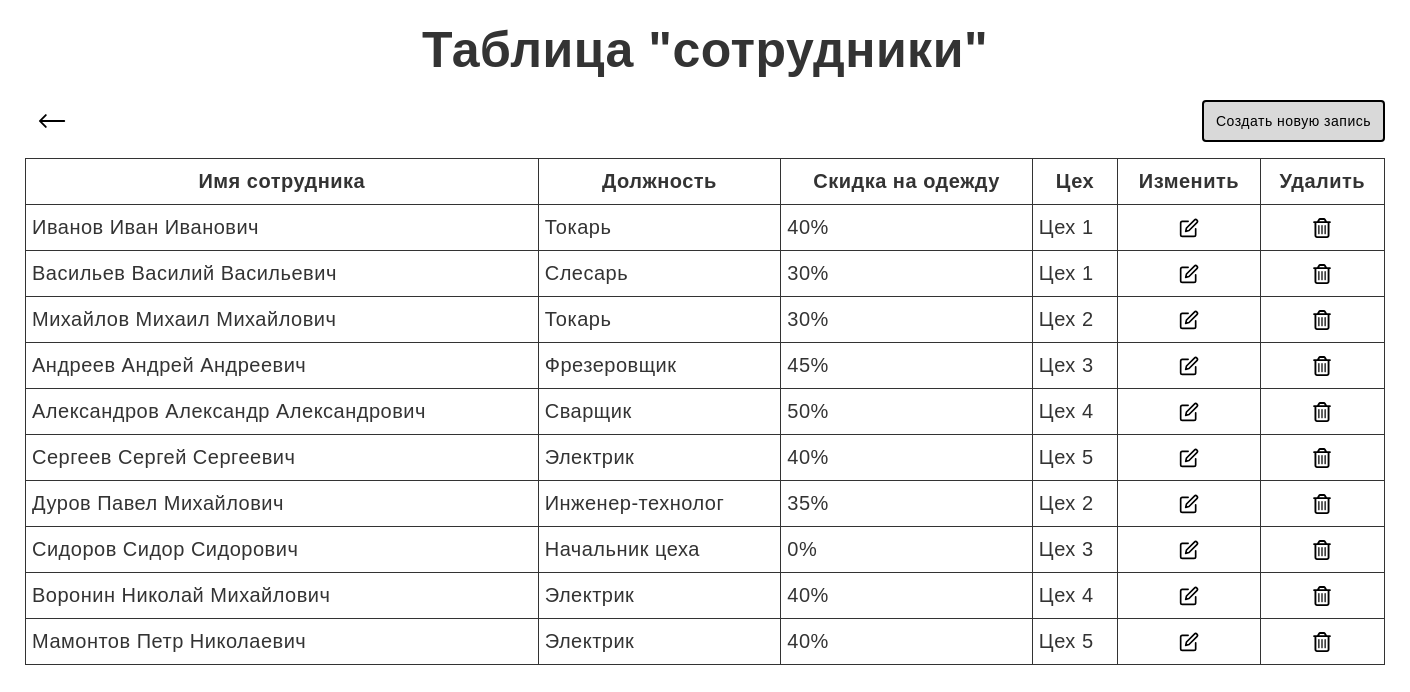
The page /tables/employees/index.php on the database as committed earlier.
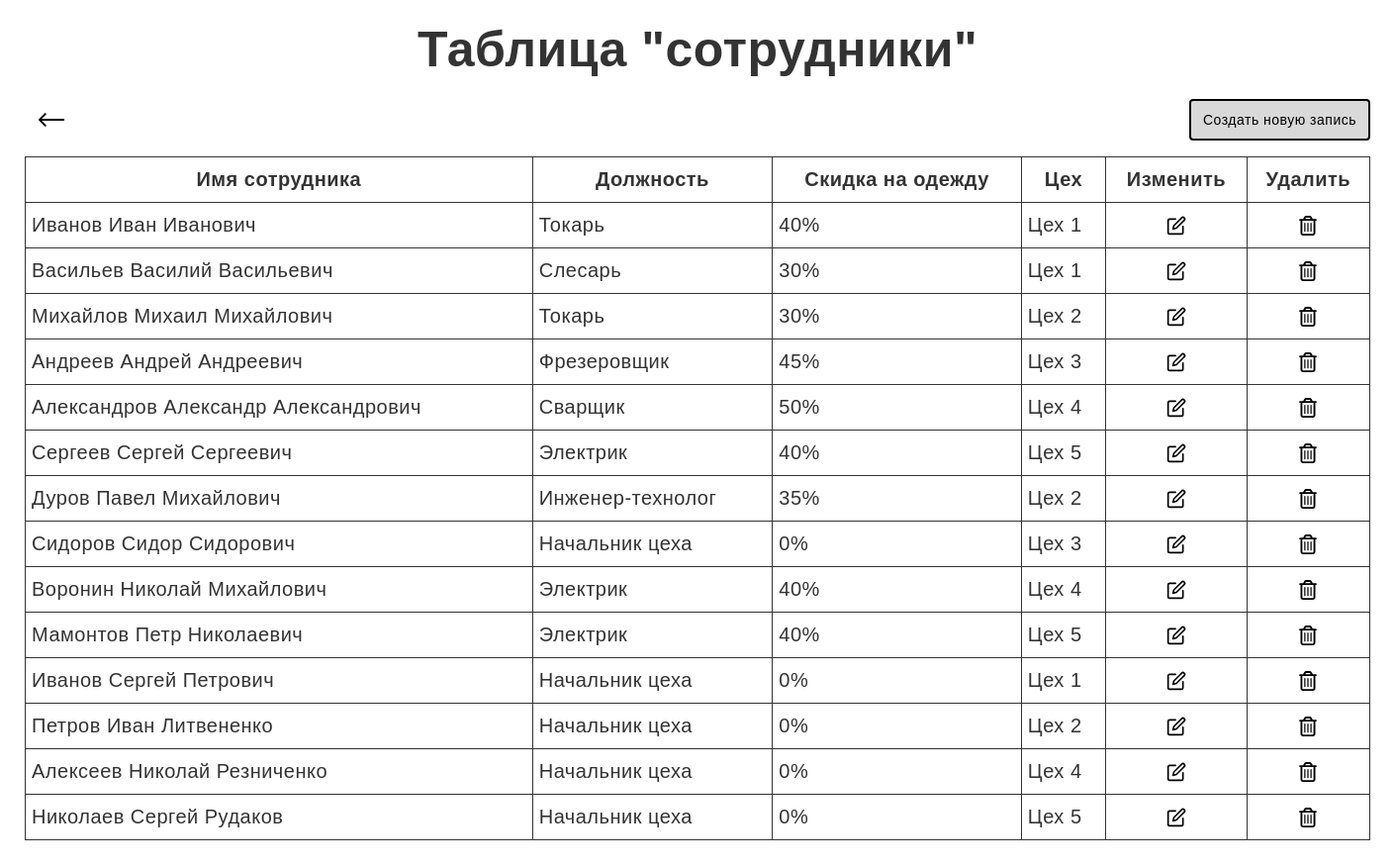
The same page on the database as committed later.
### tables this page shows
CREATE TABLE `employees` (
  `id` int NOT NULL AUTO_INCREMENT,
  `employee_name` text,
  `position` text,
  `discount_on_clothing` float DEFAULT NULL,
  `workshop_id` int DEFAULT NULL,
  PRIMARY KEY (`id`),
  KEY `fk_workshop` (`workshop_id`),
  CONSTRAINT `employees_ibfk_1` FOREIGN KEY (`workshop_id`) REFERENCES `workshops` (`id`),
  CONSTRAINT `fk_workshop` FOREIGN KEY (`workshop_id`) REFERENCES `workshops` (`id`)
);

CREATE TABLE `workshops` (
  `id` int NOT NULL AUTO_INCREMENT,
  `workshop_name` text,
  `supervisor_id` int DEFAULT NULL,
  PRIMARY KEY (`id`),
  KEY `supervisor_id` (`supervisor_id`),
  CONSTRAINT `workshops_ibfk_1` FOREIGN KEY (`supervisor_id`) REFERENCES `employees` (`id`)
);

### tables/employees/index.php (the view, shortened to what this page needs)
<!DOCTYPE html>
<html lang="ru">
<head>
    <link rel="stylesheet" href="/styles/styles.css">
    <link rel="stylesheet" href="/styles/tables/index.css">
</head>
<body>
<section class="tableSection">
    <h1 class="pageTitle">Таблица "сотрудники"</h1>
    <div class="buttonWrapper">
        <a class="backLinkButton" href="../">
            <img src='/public/icon/back-icon.svg' width='30' height='30' alt='изменить'>
        </a>
        <a class="button" href="create.php">Создать новую запись</a>
    </div>
    <?php
    $mysqli = connectToDatabase();
    $sql = "SELECT EMPLOYEES.*, WORKSHOPS.workshop_name
            FROM EMPLOYEES
            LEFT JOIN WORKSHOPS ON EMPLOYEES.workshop_id = WORKSHOPS.id";
    $result = mysqli_query($mysqli, $sql);
    if (mysqli_num_rows($result) > 0) {
        echo "<table class='table'>
                <tr>
                    <th>Имя сотрудника</th>
                    <th>Должность</th>
                    <th>Скидка на одежду</th>
                    <th>Цех</th>
                    <th>Изменить</th>
                    <th>Удалить</th>
                </tr>";
        while ($row = mysqli_fetch_assoc($result)) {
            echo "<tr>
                    <td>" . $row['employee_name'] . "</td>
                    <td>" . $row['position'] . "</td>
                    <td>" . $row['discount_on_clothing'] . '%' . "</td>
                    <td>" . $row['workshop_name'] . "</td>
                    <td>
                        <a class='iconButton' href='edit.php?id=" . $row['id'] . "'>
                            <img src='/public/icon/edit-icon.svg' width='20' height='20' alt='изменить'>
                        </a>
                    </td>
                    <td>
                        <a class='iconButton' href='delete.php?id=" . $row['id'] . "'>
                            <img src='/public/icon/delete-icon.svg' width='20' height='20' alt='удалить'>
                        </a>
                    </td>
                </tr>";
        }
        echo "</table>";
    }
    ?>
</section>
</body>
</html>

### styles/styles.css (style rules this page uses)
html, body { height: 100%; }
body { background-color: #fff; padding: 0; margin: 0; color: #333; font-size: 20px; min-width: 320px; position: relative; line-height: 1.65; overflow-x: hidden; }
img { max-width: 100%; }

### styles/tables/index.css (style rules this page uses)
.tableSection { padding: 10px 20px 60px; margin: 0 auto; width: 1400px; }
.pageTitle { margin: 10px auto 20px; font-size: 50px; line-height: 60px; text-align: center; }
.buttonWrapper { display: flex; justify-content: space-between; margin: 0 0 16px; }
.button { display: flex; padding: 6px 12px; justify-content: center; align-items: center; font-size: 14px; line-height: 18px; color: #000; text-align: center; background-color: #d9d9d9;; border: 2px solid #000; border-radius: 4px; text-decoration: none; }
.backLinkButton { display: flex; justify-content: center; align-items: center; background-color: transparent; border: none; padding: 6px 12px; }
.table { border-collapse: collapse; min-width: 100%; }
.table th, .table td { padding: 6px; border: 1px solid; }
.iconButton { display: flex; justify-content: center; align-items: center; }

Rows that differ between the two databases and show on the page:
added employees: employee_name "Иванов Сергей Петрович", position "Начальник цеха", discount_on_clothing "0", workshop.workshop_name "Цех 1"
added employees: employee_name "Петров Иван Литвененко", position "Начальник цеха", discount_on_clothing "0", workshop.workshop_name "Цех 2"
added employees: employee_name "Алексеев Николай Резниченко", position "Начальник цеха", discount_on_clothing "0", workshop.workshop_name "Цех 4"
added employees: employee_name "Николаев Сергей Рудаков", position "Начальник цеха", discount_on_clothing "0", workshop.workshop_name "Цех 5"
